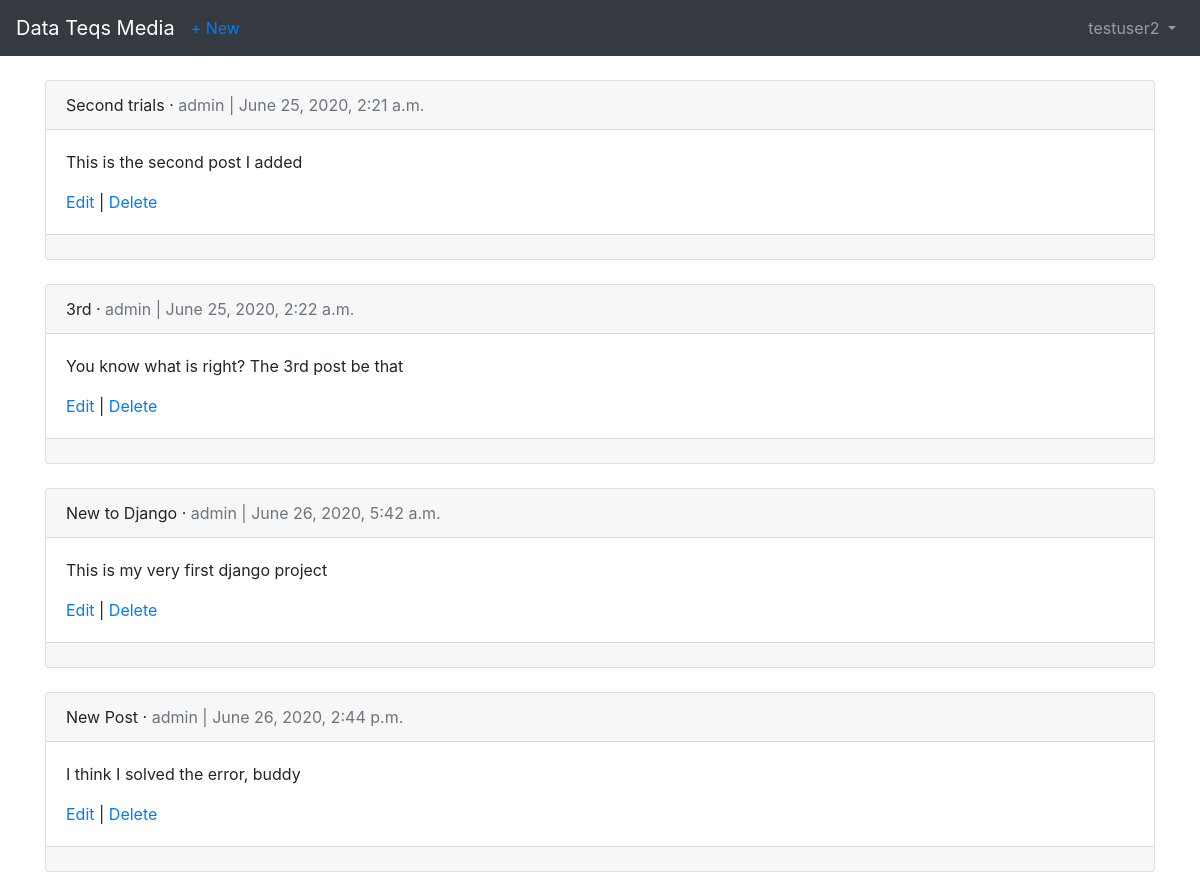
/articles/ (signed in), run on the app's committed database.
### users/models.py (models this page shows)
class CustomUser(AbstractUser):
    age = models.PositiveIntegerField(null=True, blank=True)

### articles/models.py (models this page shows, shortened)
class Articles(models.Model):
    title = models.CharField(max_length=255)
    body = models.TextField()
    date = models.DateTimeField(auto_now_add=True)
    author = models.ForeignKey(get_user_model(), on_delete=models.CASCADE)
    image = models.ImageField()

### articles/views.py (the view)
# urls.py: path('', ArticleListView.as_view(), name='article_list'),
class ArticleListView(LoginRequiredMixin, ListView):
    model = Articles
    template_name = 'article_list.html'
    login_url = 'login'

### templates/article_list.html (shortened to what this page needs)
{% extends 'base.html' %}
{% block content %}
    {% for article in object_list %}
        <div class="card">
            <div class="card-header">
                <span class="front-weight-bold">{{article.title}}</span> &middot;
                <span class="text-muted">{{ article.author }} | {{ article.date }}</span>
            </div>
            <div class="card-body">
                <p>{{ article.body }}</p>
            <a href="{% url 'article_edit' article.pk %}">Edit</a>  |  <a href="{% url 'article_delete' article.pk %}">Delete</a>
            </div>
            <div class="card-footer">
            </div>
        </div>
        <br/>
    {% endfor %}
{% endblock content %}

### templates/base.html (shortened to what this page needs)
<!doctype html>
    <html lang="en">
        <head>
            <link rel="stylesheet" href="https://stackpath.bootstrapcdn.com/bootstrap/4.1.3/css/bootstrap.min.css">
        </head>
<body>
    <nav class="navbar navbar-expand-md navbar-dark bg-dark mb-4">
        <a class="navbar-brand" href="{% url 'home' %}">Data Teqs Media</a>
        {% if user.is_authenticated%}
            <ul class="navbar-nav mr-auto">
                <li class="nav-item"><a href="{% url 'article_new' %}">+ New</a></li>
            </ul>
        {% endif %}
    <div class="collapse navbar-collapse" id="navbarCollapse">
    {% if user.is_authenticated %}
    <ul class="navbar-nav ml-auto">
        <li class="nav-item">
             <a class="nav-link dropdown-toggle" href="#" id="userMenu" data-toggle="dropdown" aria-haspopup="true" aria-expanded="false">
    {{ user.username }}
    </a>
        </li>
    </ul>
    {% else %}
    <form class="form-inline ml-auto">
        <a href="{% url 'login' %}" class="btn btn-outline-secondary"> Log In</a>
        <a href="{% url 'signup' %}" class="btn btn-primary ml-2">Sign up</a>
    </form>
{% endif %}
    </div>
</nav>
<div class="container">
    {% block content %}
{% endblock content %}
</div>
</body>
</html>

### data on the page
CustomUser: username "testuser2"
Articles: title "Second trials", author "admin", date "June 25, 2020, 2:21 a.m.", body "This is the second post I added"
Articles: title "3rd", author "admin", date "June 25, 2020, 2:22 a.m.", body "You know what is right? The 3rd post be that"
Articles: title "New to Django", author "admin", date "June 26, 2020, 5:42 a.m.", body "This is my very first django project"
Articles: title "New Post", author "admin", date "June 26, 2020, 2:44 p.m.", body "I think I solved the error, buddy"
